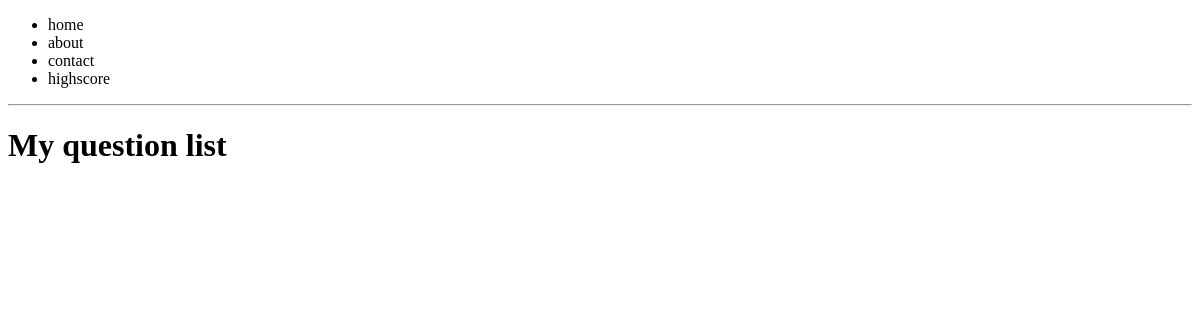
/questions/, run on an earlier commit of the app's database.
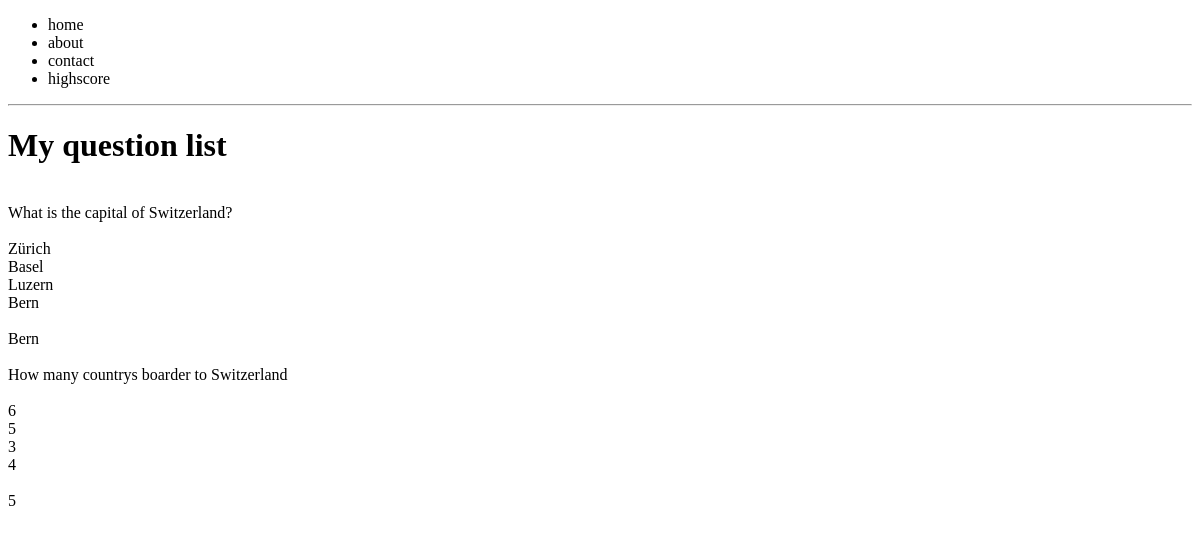
And on a later commit of the database.
### quizGameApp/models.py (models this page shows)
class Question(models.Model):
    question = models.CharField(max_length=100)
    option1 = models.CharField(max_length=100)
    option2 = models.CharField(max_length=100)
    option3 = models.CharField(max_length=100)
    option4 = models.CharField(max_length=100)
    corransw = models.CharField(max_length=100)

### quizGameApp/views.py (the view)
# urls.py: path('questions/', HomeView.questionList),
    def questionList(httprequest, *args, **kwargs):
        allQuestions = Question.objects.all()
        context = {
            "allQuestions": allQuestions,
            "title": "My question list"
        }
        return render(httprequest, "question_list.html", context)

### templates/question_list.html
{% extends 'base.html' %}
{% block mainContent %}
    <h1>{{ title }}</h1>
{% endblock %}
{% block questionListContent %}
    {% for obj in allQuestions %}
        <br>{{ obj.question }} <br><br>
        {{ obj.option1 }} <br>
        {{ obj.option2 }} <br>
        {{ obj.option3 }} <br>
        {{ obj.option4 }} <br><br>
        {{ obj.corransw }} <br>
    {% endfor %}
{% endblock %}

### templates/base.html (shortened to what this page needs)
<!DOCTYPE html>
<html>
<head>
</head>
<body>
    {% include 'nav_bar.html' %}
    <hr>
    {% block mainContent %}{% endblock %}
    {% block questionListContent %}{% endblock %}
</body>
</html>

### templates/nav_bar.html
<nav>
        <ul>
            <li>home</li>
            <li>about</li>
            <li>contact</li>
            <li>highscore</li>
        </ul>
</nav>

What changed in the data, as far as the page shows it:
added Question: question "What is the capital of Switzerland?", option1 "Zürich", option2 "Basel", option3 "Luzern", option4 "Bern", corransw "Bern"
added Question: question "How many countrys boarder to Switzerland", option1 "6", option2 "5", option3 "3", option4 "4", corransw "5"
